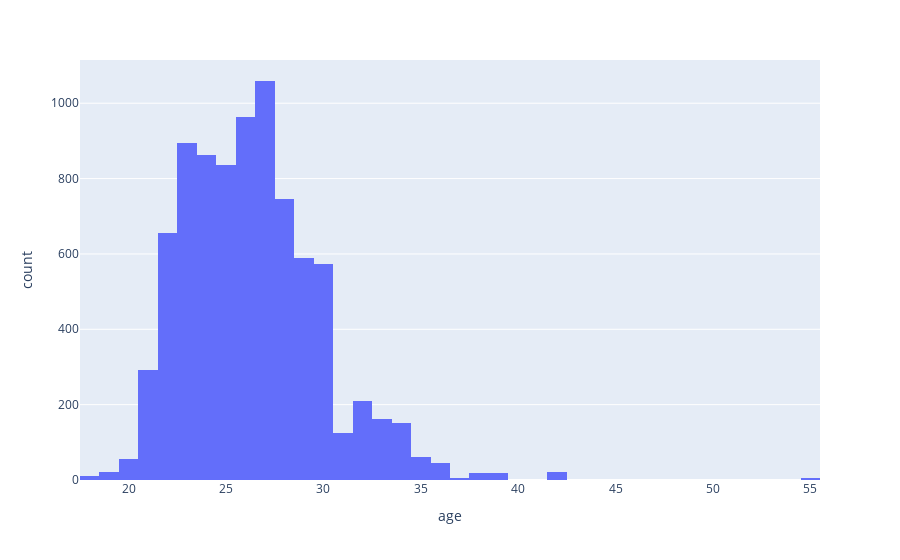

The cell this chart's notebook holds for it:
### Code cell
fig = px.histogram(df, x = "age")
fig.show()

### Figure 1 — Plotly figure (JSON) as saved in the notebook; plotly's stock layout.template omitted (floating-point values rounded to 4 significant figures; data arrays with more than 128 entries replaced by an {"elided": "..."} marker saying what was removed)
{"data": [{"alignmentgroup": "True", "bingroup": "x", "hovertemplate": "age=%{x}<br>count=%{y}<extra></extra>", "legendgroup": "", "marker": {"color": "#636efa", "pattern": {"shape": ""}}, "name": "", "offsetgroup": "", "orientation": "v", "showlegend": false, "type": "histogram", "x": {"elided": "8378 int values"}, "xaxis": "x", "yaxis": "y"}], "layout": {"barmode": "relative", "legend": {"tracegroupgap": 0}, "margin": {"t": 60}, "xaxis": {"anchor": "y", "domain": [0, 1], "title": {"text": "age"}}, "yaxis": {"anchor": "x", "domain": [0, 1], "title": {"text": "count"}}}}
